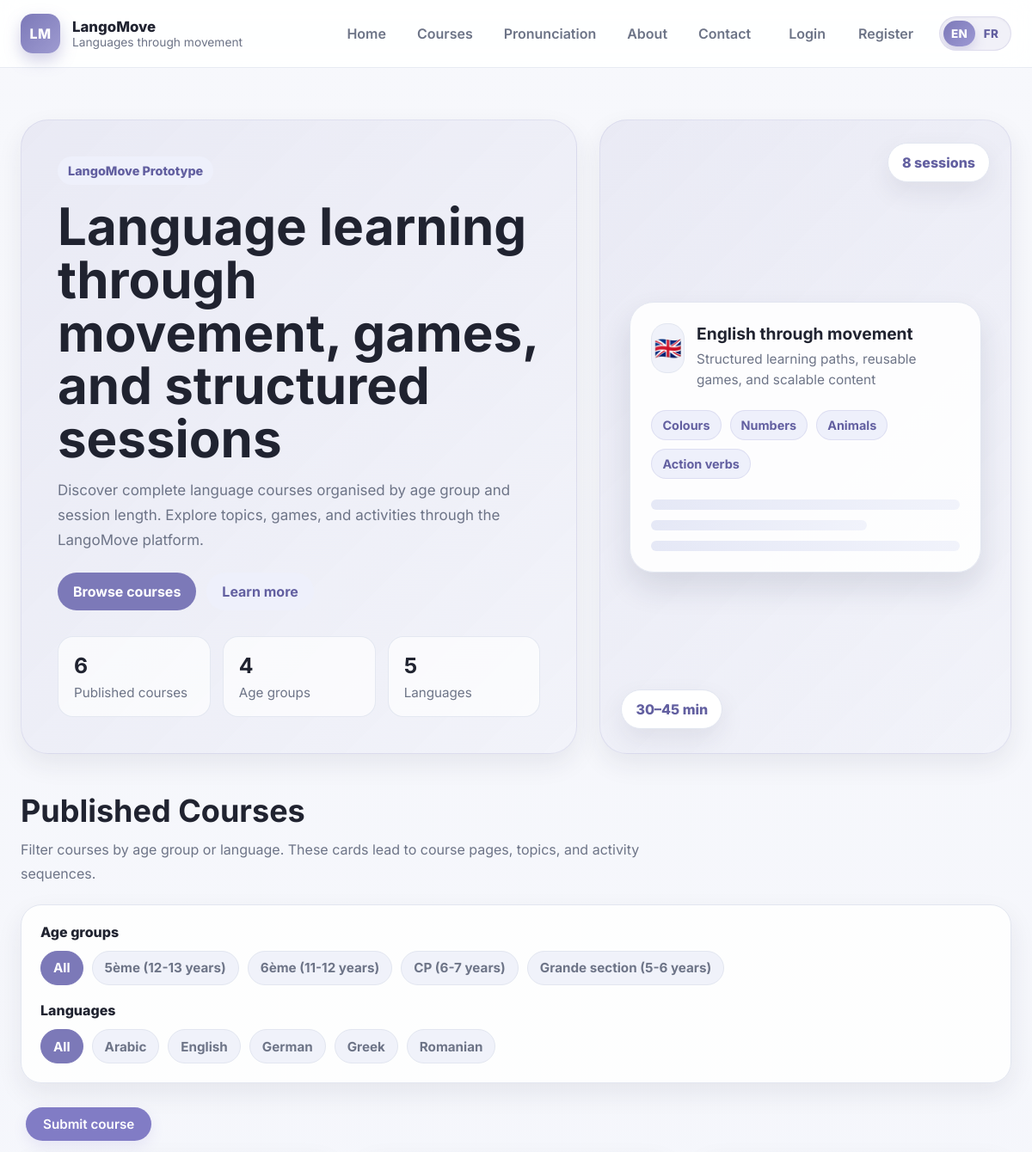
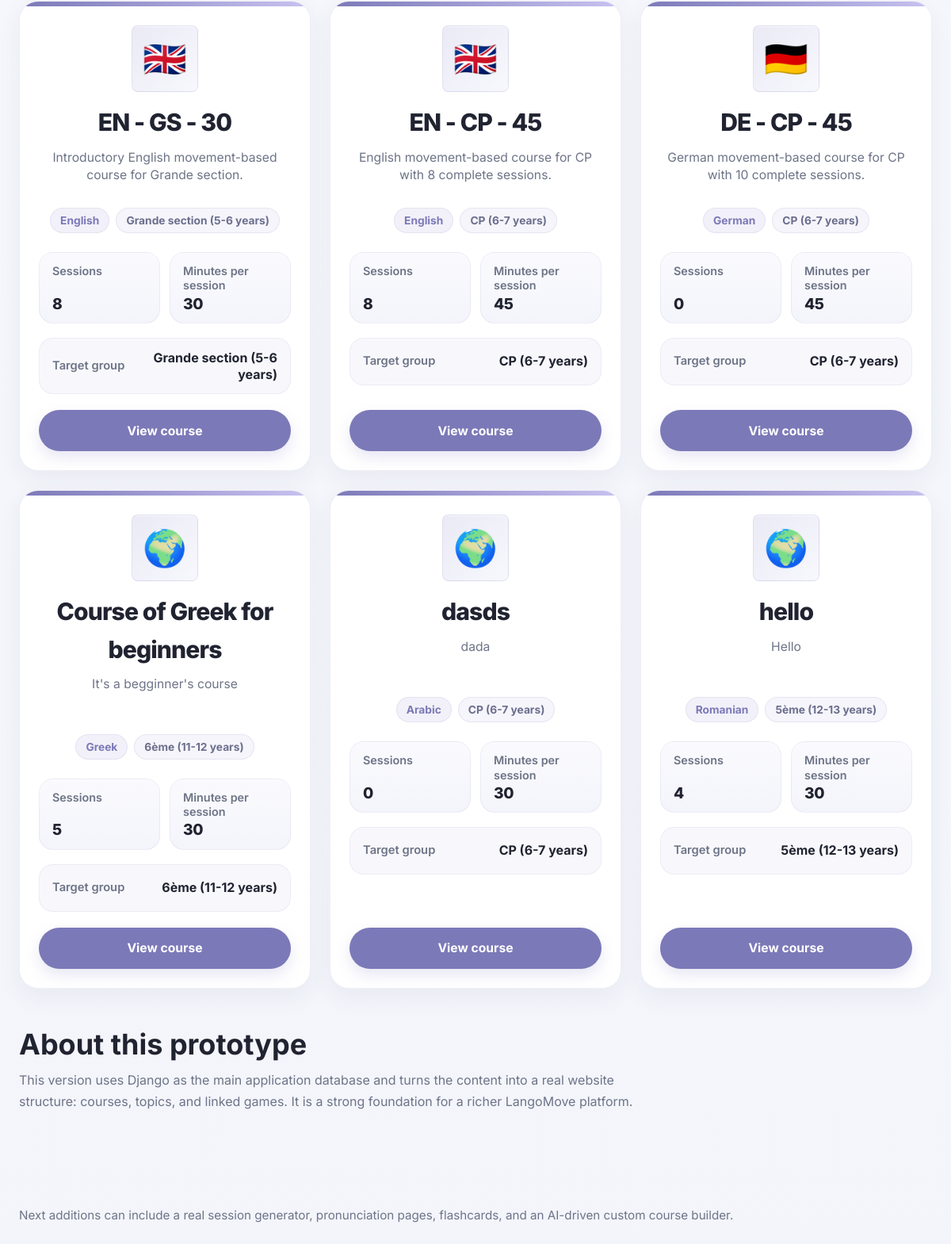
Before: / with the older database file (2 pictures, top to bottom).
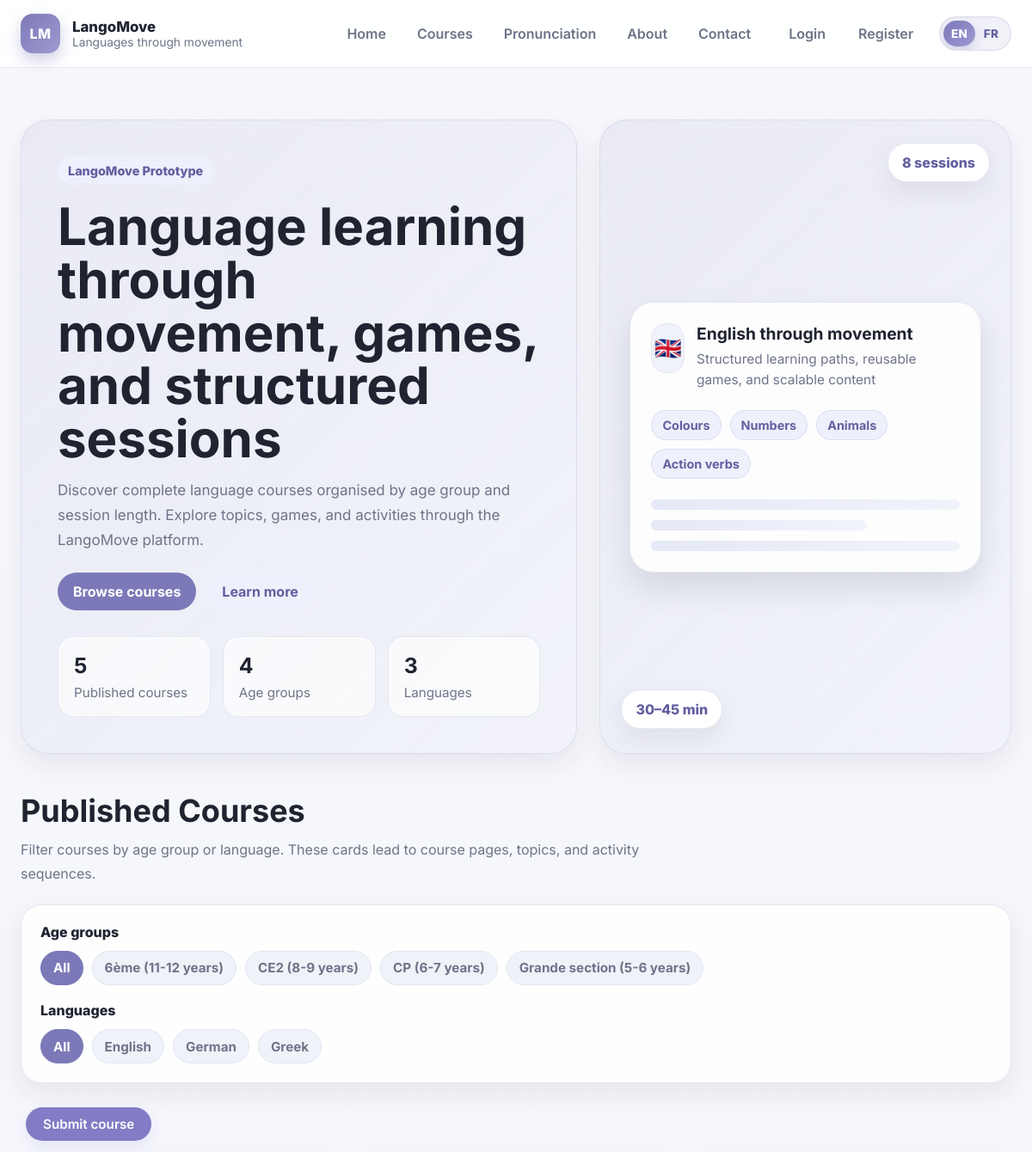
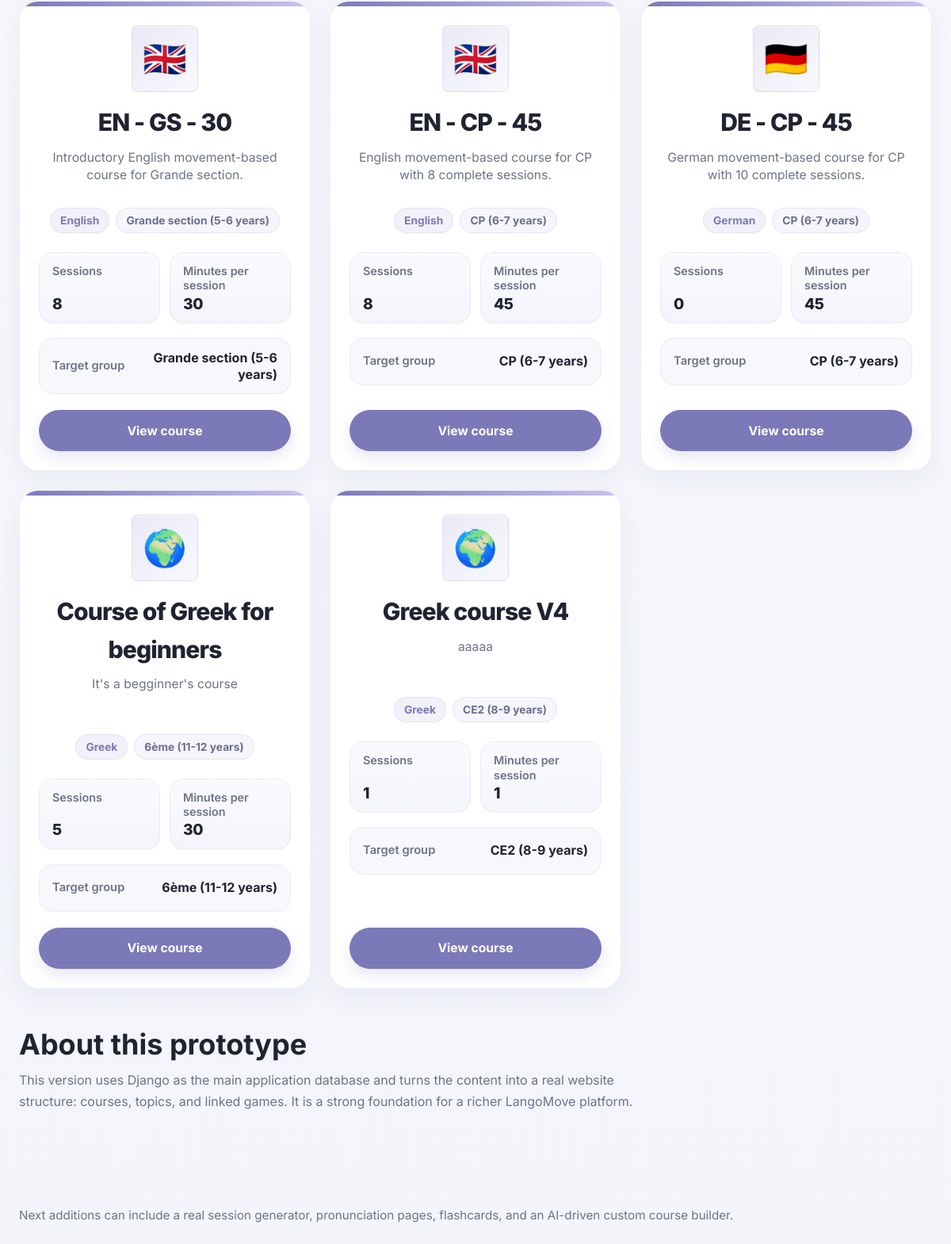
After: the same page with the newer database file (2 pictures, top to bottom).
### apps/curriculum/models.py (models this page shows, shortened)
class TimeStampedModel(models.Model):
    created_at = models.DateTimeField(auto_now_add=True)
    updated_at = models.DateTimeField(auto_now=True)
    class Meta:
        abstract = True

class AgeGroup(TimeStampedModel):
    name = models.CharField(max_length=100, unique=True)
    education_stage = models.CharField(max_length=100, blank=True)
    label = models.CharField(max_length=150, blank=True)
    min_age = models.PositiveIntegerField(null=True, blank=True)
    max_age = models.PositiveIntegerField(null=True, blank=True)
    display_order = models.PositiveIntegerField(default=9999)
    class Meta:
        ordering = ["display_order", "name"]

class Language(TimeStampedModel):
    code = models.CharField(max_length=10, unique=True)
    name = models.CharField(max_length=100)
    flag = models.CharField(max_length=20, blank=True)
    slug = models.SlugField(max_length=120, unique=True)
    class Meta:
        ordering = ["name"]

class Course(TimeStampedModel):
    title = models.CharField(max_length=255)
    language = models.ForeignKey(
        Language,
        on_delete=models.PROTECT,
        related_name="courses",
    )
    age_group = models.ForeignKey(
        AgeGroup,
        on_delete=models.PROTECT,
        related_name="courses",
        null=True,
        blank=True,
    )
    sessions_count = models.PositiveIntegerField(default=0)
    minutes_per_session = models.PositiveIntegerField(default=0)
    description = models.TextField(blank=True)
    card_image = models.URLField(blank=True, max_length=1000)
    slug = models.SlugField(max_length=255, unique=True)
    display_order = models.PositiveIntegerField(default=9999)
    status = models.CharField(
        max_length=20,
        choices=CourseStatus.choices,
        default=CourseStatus.DRAFT,
        db_index=True,
    )
    created_by = models.ForeignKey(
        settings.AUTH_USER_MODEL,
        on_delete=models.SET_NULL,
        null=True,
        blank=True,
        related_name="courses_created",
    )
    approved_by = models.ForeignKey(
        settings.AUTH_USER_MODEL,
        on_delete=models.SET_NULL,
        null=True,
        blank=True,
        related_name="courses_approved",
    )
    approved_at = models.DateTimeField(null=True, blank=True)
    moderation_notes = models.TextField(blank=True)
    class Meta:
        ordering = ["display_order", "title"]

### apps/website/views/home.py (the view)
# urls.py: path("", home_view, name="home"),
def home_view(request):
    service = CurriculumQueryService()
    courses_queryset = service.get_published_courses()
    courses = []
    all_age_groups = set()
    all_languages = set()
    for course in courses_queryset:
        language_name = course.language.name if course.language else ""
        language_flag = course.language.flag if course.language else ""
        age_group_name = ""
        if course.age_group:
            age_group_name = course.age_group.label or course.age_group.name
        sessions_count = course.course_topics.count()
        display_title = course.title
        courses.append({
            "id": course.id,
            "title": course.title,
            "display_title": display_title,
            "slug": course.slug,
            "description": course.description,
            "language_name": language_name,
            "language_flag": language_flag,
            "age_group_name": age_group_name,
            "sessions_count": sessions_count,
            "minutes_per_session": course.minutes_per_session,
        })
        if age_group_name:
            all_age_groups.add(age_group_name)
        if language_name:
            all_languages.add(language_name)
    context = {
        "courses": courses,
        "all_age_groups": sorted(all_age_groups),
        "all_languages": sorted(all_languages),
    }
    return render(request, "website/home.html", context)

### apps/curriculum/query_services.py (called while the page is built)
    def get_published_courses(self):
        return (
            Course.objects
            .select_related("language", "age_group")
            .filter(status=CourseStatus.PUBLISHED)
            .order_by("display_order", "title")
        )

### templates/website/home.html (shortened to what the changed rows need)
{% extends "base.html" %}
{% load i18n %}
{% block hero %}
<section class="hero hero-home">
    <div class="container hero-home-layout">
        <div class="hero-home-text">
            <h1>{% trans "Language learning through movement, games, and structured sessions" %}</h1>
            <div class="hero-mini-stats">
                <div class="mini-stat">
                    <strong>{{ courses|length }}</strong>
                    <span>{% trans "Published courses" %}</span>
                </div>
                <div class="mini-stat">
                    <strong>{{ all_languages|length }}</strong>
                    <span>{% trans "Languages" %}</span>
                </div>
            </div>
        </div>
    </div>
</section>
{% endblock %}
{% block content %}
<section class="page-section" id="courses">
    <div class="container">
        <div class="section-header">
            <h2>{% trans "Published Courses" %}</h2>
        </div>
        <div class="filters-panel">
            <div class="filter-group">
                <div class="chip-row" id="age-group-filters">
                    <button type="button" class="chip active" data-filter-type="age-group" data-filter-value="">
                        {% trans "All" %}
                    </button>
                    {% for age_group in all_age_groups %}
                        <button type="button" class="chip" data-filter-type="age-group" data-filter-value="{{ age_group }}">
                            {{ age_group }}
                        </button>
                    {% endfor %}
                </div>
            </div>
            <div class="filter-group">
                <div class="chip-row" id="language-filters">
                    <button type="button" class="chip active" data-filter-type="language" data-filter-value="">
                        {% trans "All" %}
                    </button>
                    {% for language in all_languages %}
                        <button type="button" class="chip" data-filter-type="language" data-filter-value="{{ language }}">
                            {{ language }}
                        </button>
                    {% endfor %}
                </div>
            </div>
        </div>
        <div class="grid course-grid" id="course-grid">
            {% for course in courses %}
                <article class="card course-card-v2 course-item"
                    data-age-group="{{ course.age_group_name }}"
                    data-language="{{ course.language_name }}">
                    <div class="course-card-v2-topline"></div>
                    <div class="card-body course-card-v2-body">
                        <div class="course-card-v2-header">
                            <div class="course-card-v2-flag">
                                {{ course.language_flag|default:"🌍" }}
                            </div>
                            <div class="course-card-v2-header-text">
                                <h3 class="course-card-v2-title">{{ course.display_title }}</h3>
                                <p class="course-card-v2-description">{{ course.description }}</p>
                            </div>
                        </div>
                        <div class="course-card-v2-tags">
                            <span class="course-pill">{{ course.language_name }}</span>
                            <span class="course-pill course-pill-soft">{{ course.age_group_name }}</span>
                        </div>
                        <div class="course-card-v2-stats">
                            <div class="course-stat-box">
                                <span class="course-stat-label">{% trans "Sessions" %}</span>
                                <strong class="course-stat-value">{{ course.sessions_count }}</strong>
                            </div>
                            <div class="course-stat-box">
                                <span class="course-stat-label">{% trans "Minutes per session" %}</span>
                                <strong class="course-stat-value">{{ course.minutes_per_session }}</strong>
                            </div>
                        </div>
                        <div class="course-card-v2-target">
                            <span class="course-target-label">{% trans "Target group" %}</span>
                            <span class="course-target-value">{{ course.age_group_name }}</span>
                        </div>
                        <div class="course-card-v2-actions">
                            <a class="button course-card-v2-button" href="{% url 'course-detail' course.slug %}">
                                {% trans "View course" %}
                            </a>
                        </div>
                    </div>
                </article>
            {% endfor %}
        </div>
    </div>
</section>
<section class="page-section" id="about">
    <div class="container">
        <div class="section-header">
            <h2>{% trans "About this prototype" %}</h2>
        </div>
    </div>
</section>
{% endblock %}

Changed rows visible on the page:
no longer on this page (row unchanged): AgeGroup: all_age_groups "5ème (12-13 years)", age_group_name "5ème (12-13 years)", age_group_name "5ème (12-13 years)"
no longer on this page (row unchanged): Language: all_languages "Arabic", language_name "Arabic"
no longer on this page (row unchanged): Language: all_languages "Romanian", language_name "Romanian"
removed Course: display_title "dasds", description "dada"
removed Course: display_title "hello", description "Hello"
now on this page (row unchanged): AgeGroup: all_age_groups "CE2 (8-9 years)", age_group_name "CE2 (8-9 years)", age_group_name "CE2 (8-9 years)"
added Course: display_title "Greek course V4", description "aaaaa"
Other visible differences:
{{ courses|length }}: "6" → "5"
{{ all_languages|length }}: "5" → "3"
new list line: "🌍 Sessions 1 Minutes per session 1 Target group View course"
new list line: "Greek"
list line gone: "🌍 Sessions 0 Minutes per session 30 Target group View course"
list line gone: "CP (6-7 years) CP (6-7 years)"
list line gone: "🌍 Sessions 4 Minutes per session 30 Target group View course"
